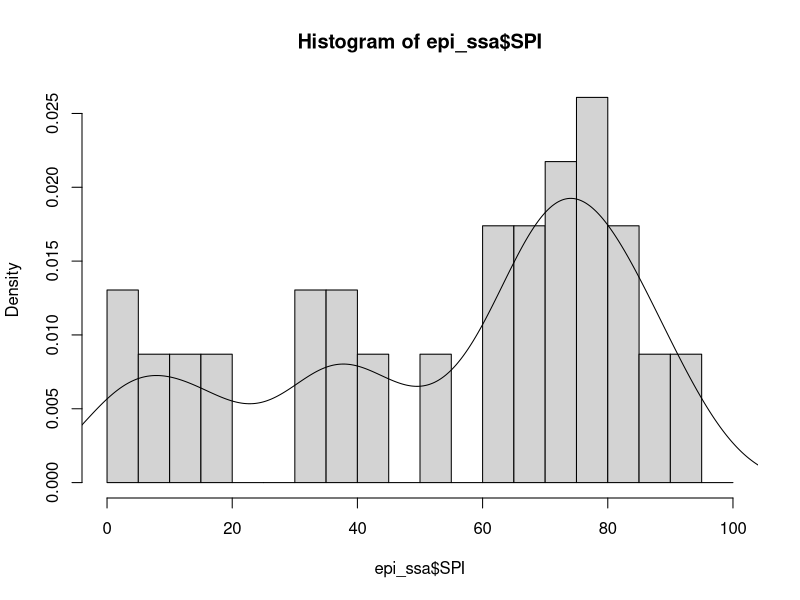
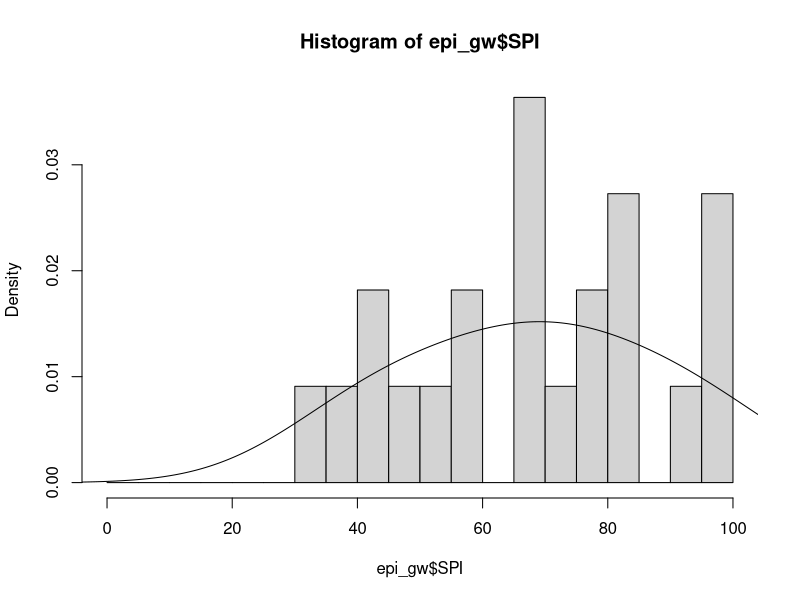
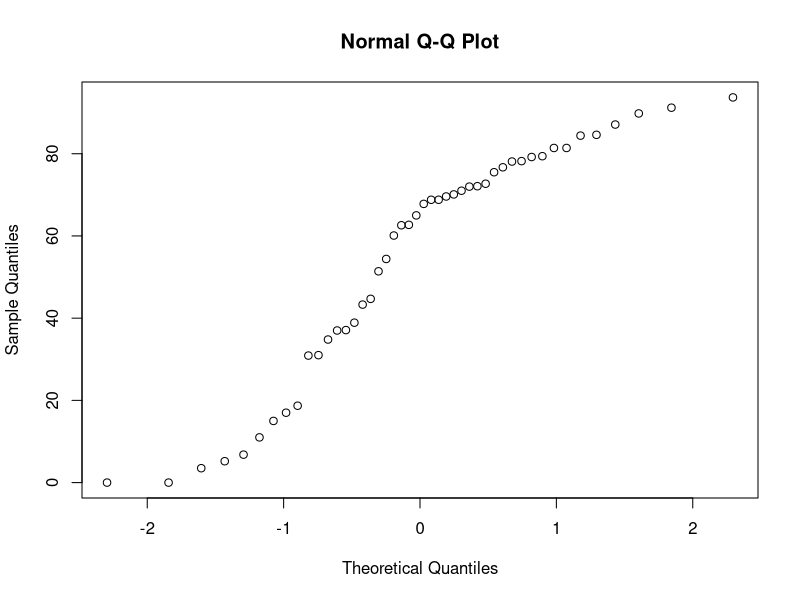
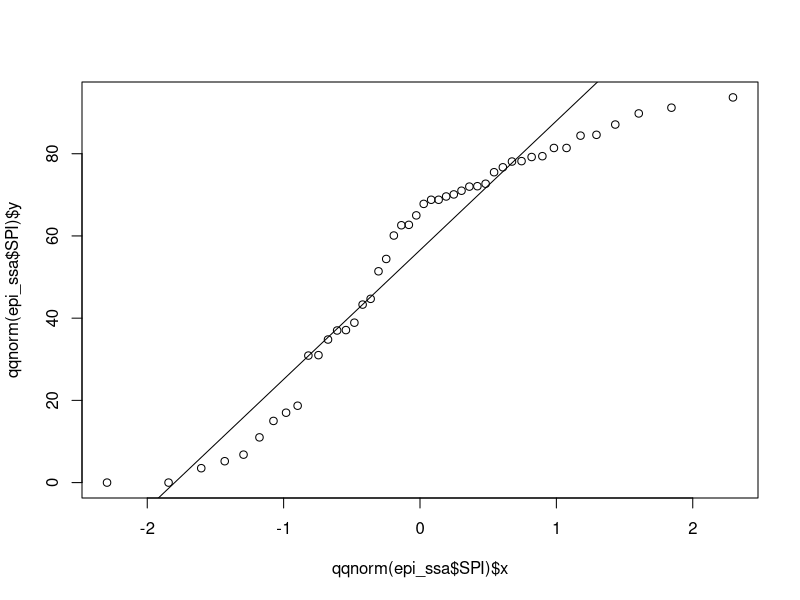
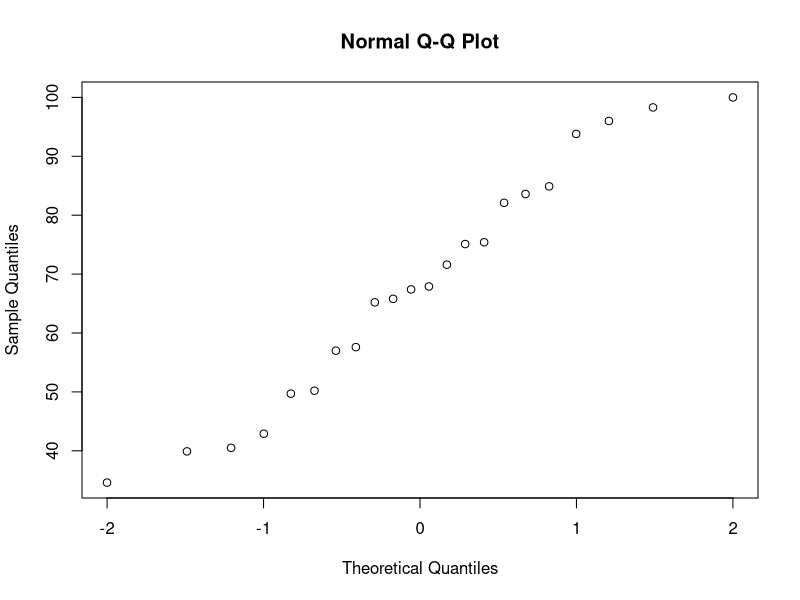
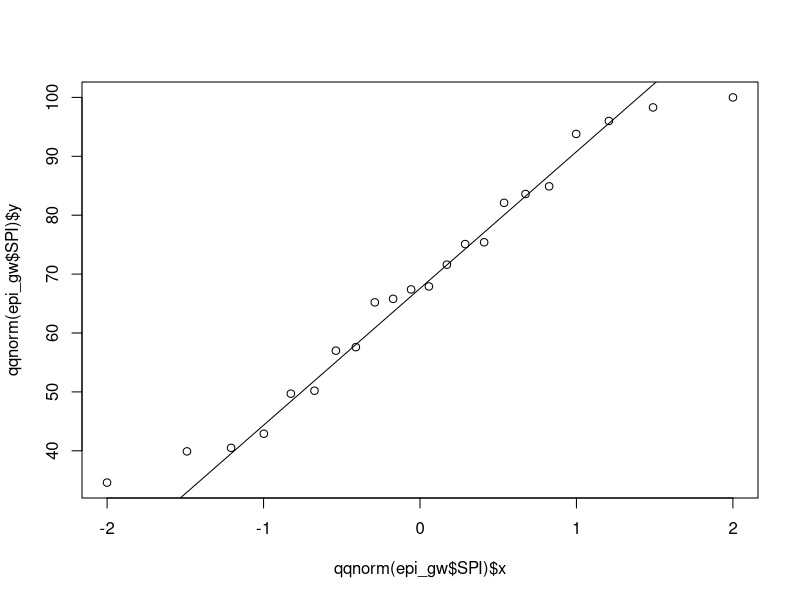

R code for these plots, in order:
#Read in data
epi2024results <- read.csv("epi2024results_DA_F24_lab03.csv", header=TRUE)
epi <- epi2024results
attach(epi)

#Create subsets for two regions 
epi_gw <- epi[epi$region == 'Global West',]
epi_ssa <- epi[epi$region == 'Sub-Saharan Africa',]

## Find and drop colums with NA values for SPI
na.indexes <- is.na(epi_gw$SPI)
epi_gw.subset <- epi_gw[!na.indexes,]
na.indexes <- is.na(epi_ssa$SPI)
epi_ssa.subset <- epi_ssa[!na.indexes,]

## histograms with density lines
hist(epi_ssa$SPI, seq(0., 100., 5.0), prob=TRUE)
lines(density(epi_ssa$SPI,na.rm=TRUE,bw="SJ"))
hist(epi_gw$SPI, seq(0., 100., 5.0), prob=TRUE)
lines(density(epi_gw$SPI,na.rm=TRUE,bw="SJ"))


#QQplots of the two vars for the two regions
plot(qqnorm(epi_ssa$SPI))
qqline(epi_ssa$SPI)

plot(qqnorm(epi_gw$SPI))
qqline(epi_gw$SPI)

